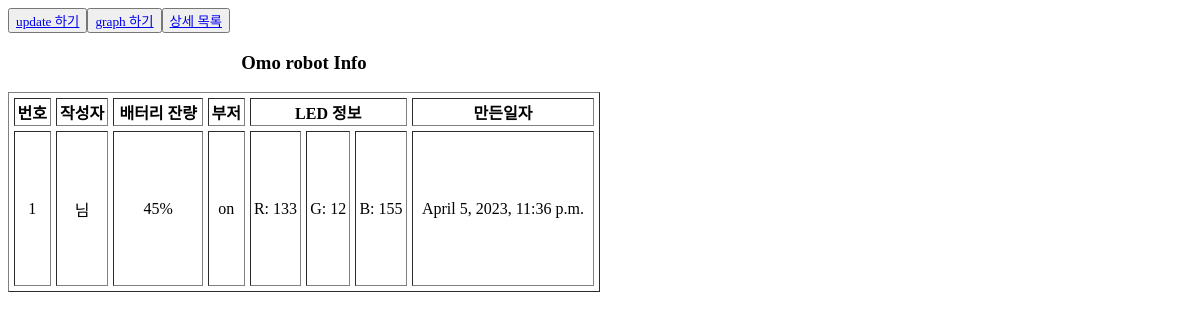
The page /home/detail/1 on the database its author committed.
### sites/models.py (models this page shows, shortened)
class Omo(models.Model):
    battery =models.IntegerField(null=True, default=0)
    bat_status = models.CharField(max_length=10, null=True, default="on")
    r_led = models.IntegerField(null=True, default=0)
    g_led = models.IntegerField(null=True, default=0)
    b_led = models.IntegerField(null=True, default=0)
    r_rpm = models.IntegerField(null=True, default=0)
    l_rpm = models.IntegerField(null=True, default=0)
    buzzer =models.CharField(max_length=10,null=True, default="off")
    headlight = models.CharField(max_length=10,null=True, default="off")
    content = models.TextField(null=True, default="")
    created_at =models.DateTimeField(auto_now_add=True)
    title = models.CharField(max_length=30, null=True, default="")
    writer =models.ForeignKey(User, on_delete=models.SET_NULL,null=True)

### sites/views.py (the view)
# urls.py: path("detail/<int:pk>", views.detail ,name="detail"),
def detail(request, pk):
    pk_num = Omo.objects.get(id=pk)
    context = {
        'detail': pk_num,
        'update': pk_num,
        'graph': pk_num,
    }
    return render(request, 'sites/detail.html', context)

### sites/templates/sites/detail.html (shortened to what this page needs)
<!DOCTYPE html>
{% load static %}
<html lang="en">
<head>
    <link rel="stylesheet" href="{% static 'sites/css/common.css' %}">
    <link rel="stylesheet" href="{% static 'sites/css/header.css' %}">
</head>
<body>
    <table
            border="1"
            width="50%"
            height="200"
            cellspacing="5">
            <caption><h3>Omo robot Info</h3></caption>
            <thead>
                <tr align="center" bgcolor="white">
                    <th>번호</th>
                    <th>작성자</th>
                    <th>배터리 잔량</th>
                    <th>부저</th>
                    <th colspan="3">LED 정보</th>
                    <th>만든일자</th>
                </tr>
            </thead>
            <tbody>
                <tr align="center" bgcolor="white">
                    <td>{{detail.pk}}</td>
                    <td>{{detail.author}}님</td>
                    <td>{{detail.battery}}% </td>
                    <td>{{detail.buzzer}} </td>
                    <td>R: {{ detail.r_led }}</td>
                    <td>G: {{ detail.g_led }}</td>
                    <td>B: {{ detail.b_led }}</td>
                    <td>{{detail.created_at}}</td>
                </tr>
                    <button type="button"><a href="{% url 'update' update.pk %}">update 하기</a></button>
                    <button type="button"><a href="{% url 'graph' graph.pk %}">graph 하기</a></button>
               <button><a href="{% url 'result'%}">상세 목록</a></button>
            </tbody>
        </table>
</html>

### sites/static/sites/css/header.css (style rules this page uses)
* { font-family: 'ONE-Mobile-Title'; }

### rows shown on the page
Omo: pk "1", battery "45", buzzer "on", r_led "133", g_led "12", b_led "155", created_at "April 5, 2023, 11:36 p.m."
